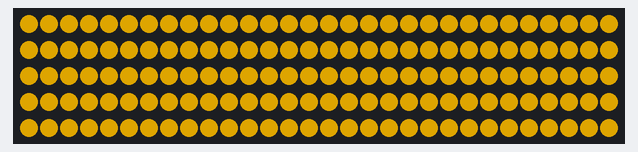
The sketch below on a simulated Arduino Nano, built with avr-gcc and run on an emulated ATmega328P. Parts: 150 RGB LEDs in strip order, left to right, continuing on the next row. Dim RGB values are drawn brighter than linear.

Above: at 0.2 s.
At 10.05 s:
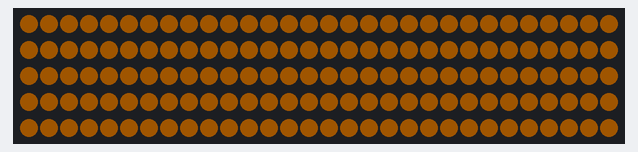
At 34.5 s:
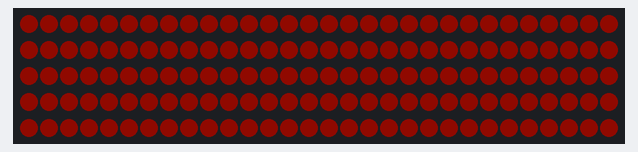

The sketch:

Neopixel_strip_flutter-breathe.ino
```cpp
#include <Adafruit_NeoPixel.h>

#define PIN 1

// Parameter 1 = number of pixels in strip
// Parameter 2 = pin number (most are valid)
// Parameter 3 = pixel type flags, add together as needed:
//   NEO_KHZ800  800 KHz bitstream (most NeoPixel products w/WS2812 LEDs)
//   NEO_GRB     Pixels are wired for GRB bitstream (most NeoPixel products)
Adafruit_NeoPixel strip = Adafruit_NeoPixel(150, PIN, NEO_GRB + NEO_KHZ800);
void basicFlutter() {
  for (int i=1; i < 80; i++) {
    for(int j=0; j<strip.numPixels(); j++) {
      strip.setPixelColor(j, strip.Color(155,115,0));
    }
    strip.show();
    delay(40);
    for(int j=0; j<strip.numPixels(); j++) {
      strip.setPixelColor(j,0,0,0);
    }
    strip.show();
    delay(27);
  }
}


void breathAll() {
  for (int i; i < 225 ; i++) {
    for(int j=0; j<strip.numPixels(); j++) {
      strip.setPixelColor(j, strip.Color(i+15,i,0)); // yellow with a little extra red to make it warmer
    }
    strip.show();
    delay(10);
  }
  for (int i = 225; i > 0; i--) {
    for(int j=0; j<strip.numPixels(); j++) {
      strip.setPixelColor(j, strip.Color(i+15,i,0));
    }
    strip.show();
    delay(10);
  }
}
void setup() {
  strip.begin();
  strip.show(); // Initialize all pixels to 'off'
}

void loop() {
  // "THE DANCE"
  // Basically calling a the functions defined below to perform the moves
  // but also adding in delays and setting values between the functions to make sure it looks good
  // The setPixelColor() and shows() could be avoided, but in the end it was easier.
  // maybe it would be nice to make a simple function to set and show, pass in position and color, idk.
  basicFlutter();

  delay(1000);

  strip.setPixelColor(0,0,0,0);
  strip.show();

  delay(2000);

  breathAll();
  breathAll();
  breathAll();
  delay(2000);
}

// This function blinks the outer LEDs at with delays that are relatively prime so they won't sync up after x loops
// I think this creates a stronger flapping/fluttering illusion, maybe I'm crazy
```

Measured:
- what the display in image 2 shows lasts 2.0 s, from 34.4 s to 36.4 s
